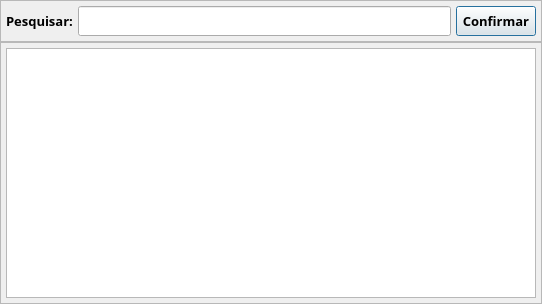
<?xml version="1.0" encoding="UTF-8"?>
<ui version="4.0">
 <class>Pesquisa_Motivo_Entrada</class>
 <widget class="QDialog" name="Pesquisa_Motivo_Entrada">
  <property name="geometry">
   <rect>
    <x>0</x>
    <y>0</y>
    <width>542</width>
    <height>304</height>
   </rect>
  </property>
  <property name="font">
   <font>
    <family>Segoe UI Semibold</family>
    <pointsize>10</pointsize>
    <bold>true</bold>
   </font>
  </property>
  <property name="windowTitle">
   <string>Pesquisa Motivo de Entrada</string>
  </property>
  <layout class="QVBoxLayout" name="verticalLayout">
   <property name="spacing">
    <number>0</number>
   </property>
   <property name="leftMargin">
    <number>0</number>
   </property>
   <property name="topMargin">
    <number>0</number>
   </property>
   <property name="rightMargin">
    <number>0</number>
   </property>
   <property name="bottomMargin">
    <number>0</number>
   </property>
   <item>
    <widget class="QFrame" name="frm_Filtro">
     <property name="frameShape">
      <enum>QFrame::Shape::StyledPanel</enum>
     </property>
     <property name="frameShadow">
      <enum>QFrame::Shadow::Raised</enum>
     </property>
     <layout class="QHBoxLayout" name="horizontalLayout">
      <property name="spacing">
       <number>5</number>
      </property>
      <property name="leftMargin">
       <number>5</number>
      </property>
      <property name="topMargin">
       <number>5</number>
      </property>
      <property name="rightMargin">
       <number>5</number>
      </property>
      <property name="bottomMargin">
       <number>5</number>
      </property>
      <item>
       <widget class="QLabel" name="lb_Pesquisa">
        <property name="minimumSize">
         <size>
          <width>0</width>
          <height>30</height>
         </size>
        </property>
        <property name="maximumSize">
         <size>
          <width>16777215</width>
          <height>30</height>
         </size>
        </property>
        <property name="text">
         <string>Pesquisar:</string>
        </property>
       </widget>
      </item>
      <item>
       <widget class="QLineEdit" name="txt_Pesquisa">
        <property name="minimumSize">
         <size>
          <width>0</width>
          <height>30</height>
         </size>
        </property>
        <property name="maximumSize">
         <size>
          <width>16777215</width>
          <height>30</height>
         </size>
        </property>
       </widget>
      </item>
      <item>
       <widget class="QPushButton" name="bt_Pesquisa">
        <property name="minimumSize">
         <size>
          <width>0</width>
          <height>30</height>
         </size>
        </property>
        <property name="maximumSize">
         <size>
          <width>16777215</width>
          <height>30</height>
         </size>
        </property>
        <property name="text">
         <string>Confirmar</string>
        </property>
       </widget>
      </item>
     </layout>
    </widget>
   </item>
   <item>
    <widget class="QFrame" name="frm_Lista">
     <property name="frameShape">
      <enum>QFrame::Shape::StyledPanel</enum>
     </property>
     <property name="frameShadow">
      <enum>QFrame::Shadow::Raised</enum>
     </property>
     <layout class="QVBoxLayout" name="verticalLayout_2">
      <property name="spacing">
       <number>5</number>
      </property>
      <property name="leftMargin">
       <number>5</number>
      </property>
      <property name="topMargin">
       <number>5</number>
      </property>
      <property name="rightMargin">
       <number>5</number>
      </property>
      <property name="bottomMargin">
       <number>5</number>
      </property>
      <item>
       <widget class="QTableView" name="tb_Motivo"/>
      </item>
     </layout>
    </widget>
   </item>
  </layout>
 </widget>
 <resources/>
 <connections/>
</ui>
